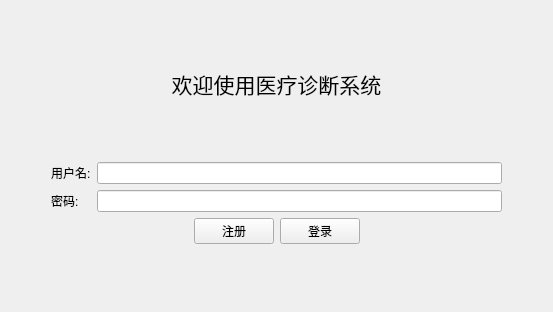
<?xml version="1.0" encoding="UTF-8"?>
<ui version="4.0">
 <class>LoginView</class>
 <widget class="QWidget" name="LoginView">
  <property name="geometry">
   <rect>
    <x>0</x>
    <y>0</y>
    <width>553</width>
    <height>312</height>
   </rect>
  </property>
  <property name="windowTitle">
   <string>登录</string>
  </property>
  <layout class="QVBoxLayout" name="verticalLayout">
   <item>
    <spacer name="verticalSpacer_3">
     <property name="orientation">
      <enum>Qt::Vertical</enum>
     </property>
     <property name="sizeType">
      <enum>QSizePolicy::Expanding</enum>
     </property>
     <property name="sizeHint" stdset="0">
      <size>
       <width>20</width>
       <height>36</height>
      </size>
     </property>
    </spacer>
   </item>
   <item>
    <widget class="QLabel" name="label">
     <property name="font">
      <font>
       <family>Agency FB</family>
       <pointsize>16</pointsize>
      </font>
     </property>
     <property name="text">
      <string>欢迎使用医疗诊断系统</string>
     </property>
     <property name="alignment">
      <set>Qt::AlignCenter</set>
     </property>
    </widget>
   </item>
   <item>
    <spacer name="verticalSpacer_2">
     <property name="orientation">
      <enum>Qt::Vertical</enum>
     </property>
     <property name="sizeType">
      <enum>QSizePolicy::Expanding</enum>
     </property>
     <property name="sizeHint" stdset="0">
      <size>
       <width>20</width>
       <height>36</height>
      </size>
     </property>
    </spacer>
   </item>
   <item>
    <layout class="QHBoxLayout" name="horizontalLayout_2">
     <item>
      <spacer name="horizontalSpacer">
       <property name="orientation">
        <enum>Qt::Horizontal</enum>
       </property>
       <property name="sizeType">
        <enum>QSizePolicy::Preferred</enum>
       </property>
       <property name="sizeHint" stdset="0">
        <size>
         <width>40</width>
         <height>20</height>
        </size>
       </property>
      </spacer>
     </item>
     <item>
      <layout class="QFormLayout" name="formLayout">
       <item row="0" column="0">
        <widget class="QLabel" name="label_2">
         <property name="text">
          <string>用户名:</string>
         </property>
        </widget>
       </item>
       <item row="0" column="1">
        <widget class="QLineEdit" name="inputName">
         <property name="sizePolicy">
          <sizepolicy hsizetype="Expanding" vsizetype="Preferred">
           <horstretch>0</horstretch>
           <verstretch>0</verstretch>
          </sizepolicy>
         </property>
        </widget>
       </item>
       <item row="1" column="0">
        <widget class="QLabel" name="label_3">
         <property name="text">
          <string>密码:</string>
         </property>
        </widget>
       </item>
       <item row="1" column="1">
        <widget class="QLineEdit" name="inputPsw">
         <property name="sizePolicy">
          <sizepolicy hsizetype="Expanding" vsizetype="Preferred">
           <horstretch>0</horstretch>
           <verstretch>0</verstretch>
          </sizepolicy>
         </property>
         <property name="echoMode">
          <enum>QLineEdit::Password</enum>
         </property>
        </widget>
       </item>
      </layout>
     </item>
     <item>
      <spacer name="horizontalSpacer_2">
       <property name="orientation">
        <enum>Qt::Horizontal</enum>
       </property>
       <property name="sizeType">
        <enum>QSizePolicy::Preferred</enum>
       </property>
       <property name="sizeHint" stdset="0">
        <size>
         <width>40</width>
         <height>20</height>
        </size>
       </property>
      </spacer>
     </item>
    </layout>
   </item>
   <item>
    <layout class="QHBoxLayout" name="horizontalLayout_3">
     <item>
      <spacer name="horizontalSpacer_3">
       <property name="orientation">
        <enum>Qt::Horizontal</enum>
       </property>
       <property name="sizeHint" stdset="0">
        <size>
         <width>40</width>
         <height>20</height>
        </size>
       </property>
      </spacer>
     </item>
     <item>
      <layout class="QHBoxLayout" name="horizontalLayout">
       <item>
        <widget class="QPushButton" name="btSignup">
         <property name="text">
          <string>注册</string>
         </property>
        </widget>
       </item>
       <item>
        <widget class="QPushButton" name="btSignIn">
         <property name="text">
          <string>登录</string>
         </property>
        </widget>
       </item>
      </layout>
     </item>
     <item>
      <spacer name="horizontalSpacer_4">
       <property name="orientation">
        <enum>Qt::Horizontal</enum>
       </property>
       <property name="sizeHint" stdset="0">
        <size>
         <width>40</width>
         <height>20</height>
        </size>
       </property>
      </spacer>
     </item>
    </layout>
   </item>
   <item>
    <spacer name="verticalSpacer">
     <property name="orientation">
      <enum>Qt::Vertical</enum>
     </property>
     <property name="sizeType">
      <enum>QSizePolicy::Expanding</enum>
     </property>
     <property name="sizeHint" stdset="0">
      <size>
       <width>20</width>
       <height>29</height>
      </size>
     </property>
    </spacer>
   </item>
  </layout>
 </widget>
 <resources/>
 <connections/>
</ui>
